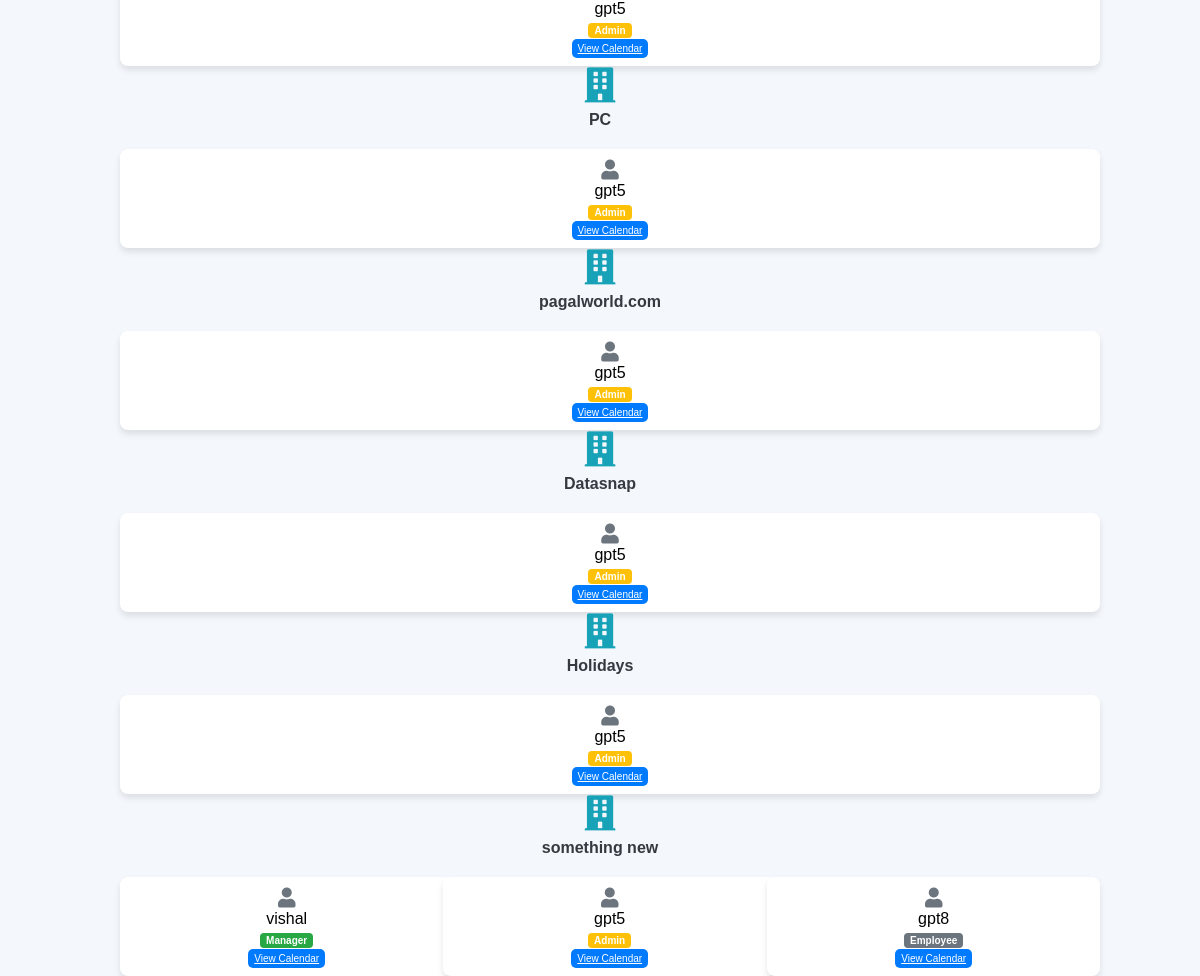
/calendar/users/ (signed in), run on the app's committed database.
### accounts/models.py (models this page shows, shortened)
class Profile(models.Model):
    user = models.ForeignKey(User, on_delete=models.CASCADE, related_name='profiles')
    organization = models.ForeignKey(Organization, on_delete=models.SET_NULL, related_name='profiles', null=True, blank=True)
    is_admin = models.BooleanField(default=False)
    is_manager = models.BooleanField(default=False)
    is_employee = models.BooleanField(default=False)
    profile_picture = models.ImageField(upload_to='profile_pictures/', null=True, blank=True)
    full_name = models.CharField(max_length=255, null=True, blank=True)
    class Meta:
        unique_together = ('user', 'organization')

class Organization(models.Model):
    name = models.CharField(max_length=255)
    description = models.TextField(blank=True)
    created_at = models.DateTimeField(auto_now_add=True)
    updated_at = models.DateTimeField(auto_now=True)
    created_by = models.ForeignKey(User, on_delete=models.CASCADE, related_name='created_organizations')

### calendar_plus/views.py (the view)
# urls.py: path('users/', views.OrganizationMembersWithAvailabilityView.as_view(), name='user_list'),
class OrganizationMembersWithAvailabilityView(LoginRequiredMixin, View):
    template_name = 'calendar+/users_list.html'
    def get(self, request):
        users_with_valid_availability = User.objects.filter(
            availabilities__day_of_week__isnull=False,
            availabilities__start_time__isnull=False,
            availabilities__end_time__isnull=False
        ).distinct()
        user_organizations = Organization.objects.filter(profiles__user=request.user)
        organization_members = {}
        for organization in user_organizations:
            members = Profile.objects.filter(
                organization=organization,
                user__in=users_with_valid_availability
            ).select_related('user')
            organization_members[organization] = members
        return render(request, self.template_name, {'organization_members': organization_members})

### calendar_plus/templates/calendar+/users_list.html (shortened to what this page needs)
<!DOCTYPE html>
<html lang="en">
<head>
    <link rel="stylesheet" href="https://cdnjs.cloudflare.com/ajax/libs/font-awesome/5.15.4/css/all.min.css">
</head>
<body>
    <div class="container">
        {% for organization, members in organization_members.items %}
            <div class="organization-container">
                <div class="icon">
                    <i class="fas fa-building"></i>
                </div>
                <div class="name">{{ organization.name }}</div>
            </div>
            <div class="user-grid">
                {% for member in members %}
                    <div class="user-card">
                        <div class="icon">
                            <i class="fas fa-user"></i>
                        </div>
                        <div class="role">
                            {{ member.user.username }} <br>
                            <span class="role">
                                {% if member.is_admin %}
                                    <span class="role-badge role-admin">Admin</span>
                                {% elif member.is_manager %}
                                    <span class="role-badge role-manager">Manager</span>
                                {% else %}
                                    <span class="role-badge role-employee">Employee</span>
                                {% endif %}
                            </span>
                        </div>
                        <a href="{% url 'view_user_calendar' member.user.id %}" class="view-calendar-btn">View Calendar</a>
                    </div>
                {% endfor %}
            </div>
        {% endfor %}
    </div>
</body>
</html>

### calendar_plus/templates/calendar+/users_list.html (style rules this page uses)
body { background-color: #f4f7fb; font-family: Arial, sans-serif; margin: 0; padding: 0; overflow-x: hidden; }
.container { display: flex; flex-direction: column; justify-content: center; align-items: center; padding-top: 30px; height: 100vh; }
.organization-container { text-align: center; margin-bottom: 20px; opacity: 0; animation: organizationAnimation 2s ease-out forwards; width: 100%; max-width: 200px; margin-bottom: 20px; }
.organization-container .icon { font-size: 35px; color: #17a2b8; cursor: pointer; transition: transform 0.3s ease; }
.organization-container .name { font-size: 16px; font-weight: bold; color: #343a40; margin-top: 5px; opacity: 0; animation: fadeIn 2s ease-out forwards; cursor: pointer; }
.user-grid { display: grid; grid-template-columns: repeat(auto-fit, minmax(120px, 1fr)); gap: 10px; width: 80%; opacity: 0; animation: fadeIn 1s ease-out forwards; }
.user-card { text-align: center; opacity: 0; transform: scale(0.7); animation: userCardAnimation 1.5s ease-out forwards; transition: transform 0.3s ease; cursor: pointer; padding: 10px; background-color: #fff; box-shadow: 0 4px 6px rgba(0, 0, 0, 0.1); border-radius: 8px; width: 100%; }
.user-card .icon { font-size: 20px; color: #6c757d; transition: color 0.3s ease; }
.role-badge { display: inline-block; margin-top: 5px; padding: 2px 6px; border-radius: 4px; font-size: 10px; font-weight: bold; }
.role-admin { background-color: #ffc107; color: #fff; }
.role-manager { background-color: #28a745; color: #fff; }
.role-employee { background-color: #6c757d; color: #fff; }
.view-calendar-btn { margin-top: 5px; padding: 4px 6px; background-color: #007bff; color: white; border: none; border-radius: 5px; font-size: 10px; transition: background-color 0.3s ease; }
.user-card:nth-child(1) { animation-delay: 2.2s; }
.user-card:nth-child(2) { animation-delay: 2.5s; }
.user-card:nth-child(3) { animation-delay: 2.8s; }

### data on the page
Profile: user.username "gpt5", is_admin "Admin"
Organization: name "PC"
Profile: user.username "gpt5", is_admin "Admin"
Organization: name "pagalworld.com"
Profile: user.username "gpt5", is_admin "Admin"
Organization: name "Datasnap"
Profile: user.username "gpt5", is_admin "Admin"
Organization: name "Holidays"
Profile: user.username "gpt5", is_admin "Admin"
Organization: name "something new"
Profile: user.username "vishal", is_admin "Manager"
Profile: user.username "gpt5", is_admin "Admin"
Profile: user.username "gpt8", is_admin "Employee"
